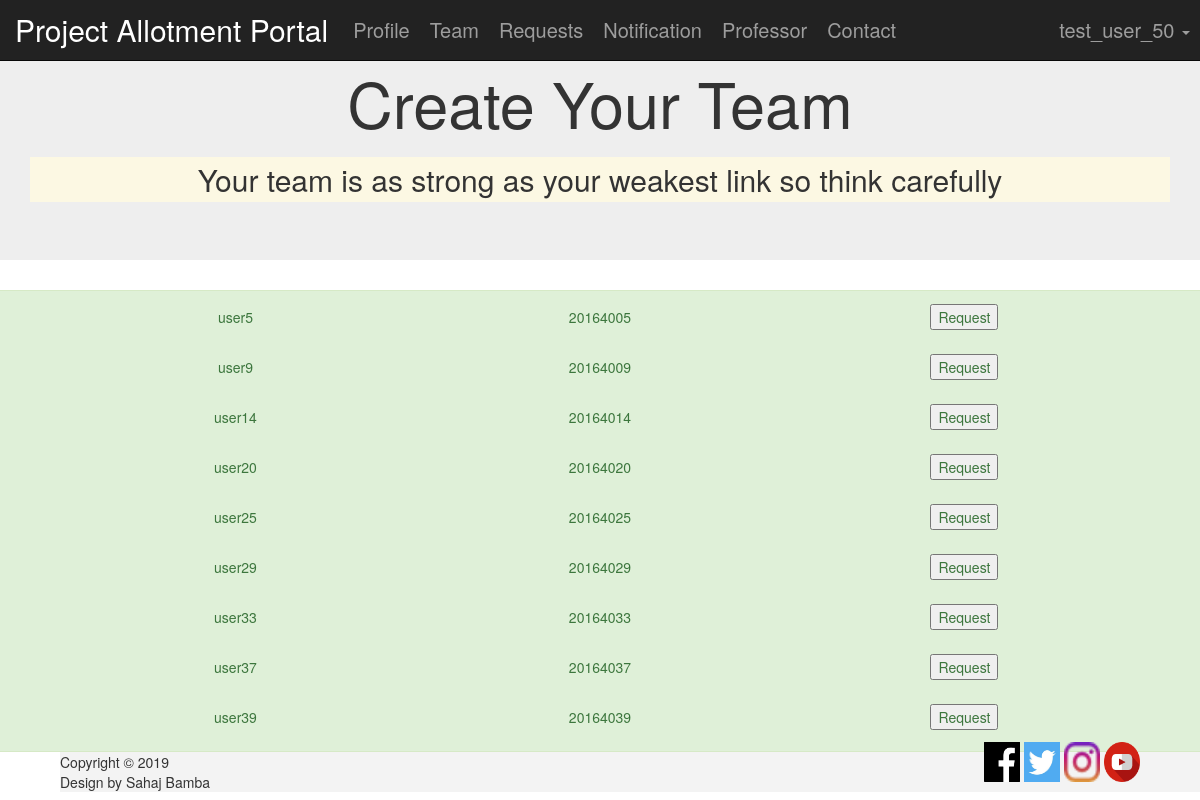
The app's page /accounts/team/ (signed in) with its own data.
### accounts/models.py (models this page shows, shortened)
class User_details(models.Model):
    GENDER_CHOICES =(
        ('F','Female'),
        ('M','Male'),
        ('P','Prefer Not To Say')
    )
    user_reg_no = models.DecimalField(verbose_name="reg_no", max_digits=8, decimal_places=0, unique=True,blank=False)
    user_email = models.EmailField(verbose_name="email", max_length=100,unique=True,blank=False)
    user_name = models.CharField(verbose_name="name", max_length=100,blank=False)
    user_gender = models.CharField(max_length=1, choices=GENDER_CHOICES)
    user_cpi = models.DecimalField(verbose_name="cpi", max_digits=4 , decimal_places=2,blank=False)
    user_bio = models.TextField(verbose_name="bio", max_length=1000)
    user_contact = models.CharField(verbose_name="contact",blank=False,max_length=15)
    authority = models.IntegerField(verbose_name="authority", default=0)
    email_verified = models.IntegerField(verbose_name="email_verified", default=0)
    data_verified = models.IntegerField(verbose_name="data_verified", default=0)
    user_user = models.OneToOneField(User, default=None, on_delete=models.CASCADE)
    user_pic = models.ImageField(default='default.png',blank=True)

### accounts/views.py (the view, shortened to what this page needs)
def team(request):
    if request.session['gamer_authority'] > 4 :
        return redirect('Project_Allotment_Portal:home')
    update(request)
    mem1 = User_details.objects.filter(authority=1).filter(data_verified=2)
    mem2 = User_details.objects.filter(authority=2).filter(data_verified=2)
    mem3 = User_details.objects.filter(authority=3).filter(data_verified=2)
    mem4 = User_details.objects.filter(authority=4).filter(data_verified=2)
    mem5 = user_requests.objects.filter(user_from=request.user)
    mem5_ = user_requests.objects.filter(user_to=request.user)
    mem1_ = User_details.objects.none()
    mem2_ = User_details.objects.none()
    mem3_ = User_details.objects.none()
    mem4_ = User_details.objects.none()
    mem6 = User_details.objects.none()
    for j in mem1:
        f=0
        for i in mem5 :
            if j.user_user == i.user_to:
                f=1
                break
        for i in mem5_ :
            if j.user_user == i.user_from:
                f=1
                break
        if f==0:
            for i in mem5_:
                if j.user_user == i.user_to:
                    f = 1
                    break
        if f==0 :
            mem1_ |= User_details.objects.filter(user_user = j.user_user)
    for j in mem2:
        f=0
        for i in mem5 :
            if j.user_user == i.user_to:
                f=1
                break
        if f==0:
            for i in mem5_:
                if j.user_user == i.user_from:
                    f = 1
                    break
        if f==0:
            mem2_ |= User_details.objects.filter(user_user = j.user_user)
    for j in mem3:
        f=0
        for i in mem5 :
            if j.user_user == i.user_to:
                f=1
                break
        if f==0:
            for i in mem5_ :
                if j.user_user == i.user_from:
                    f = 1
                    break
        if f==0:
            mem3_ |= User_details.objects.filter(user_user = j.user_user)
    for j in mem4:
        f=0
        for i in mem5 :
            if j.user_user == i.user_to:
                f=1
                break
        if f==0:
            for i in mem5_:
                if j.user_user == i.user_from:
                    f = 1
                    break
        t = Team_details.objects.get(team_leader = j.user_user)
        if request.session['gamer_authority'] == 1 and t.team_member_1 != None :
            f=1
        elif request.session['gamer_authority'] == 2 and t.team_member_2 != None :
            f=1
        elif request.session['gamer_authority'] == 3 and t.team_member_3 != None :
            f=1
        if f==0:
            mem4_ |= User_details.objects.filter(user_user = j.user_user)
    team_mems=0
    team_mems_1=0
    team_mems_2=0
    team_mems_3=0
    f=0;
    if request.session['gamer_authority'] == 1:
        try :
            tm = Team_details.objects.get(team_member_1=request.user)
        except ObjectDoesNotExist:
            f=1
    elif request.session['gamer_authority'] == 2:
        try:
            tm = Team_details.objects.get(team_member_2=request.user)
        except ObjectDoesNotExist:
            f=1
    elif request.session['gamer_authority'] == 3:
        try :
            tm = Team_details.objects.get(team_member_3=request.user)
        except ObjectDoesNotExist:
            f=1
    else :
        f=1
    if f==0:
        mem6 |= User_details.objects.filter(user_user=tm.team_leader)
        mem6 |= User_details.objects.filter(user_user=tm.team_member_3)
        mem6 |= User_details.objects.filter(user_user=tm.team_member_2)
        mem6 |= User_details.objects.filter(user_user=tm.team_member_1)
    return render(request, 'accounts/team.html', {'mem1':mem1_, 'mem2':mem2_, 'mem3':mem3_, 'mem4':mem4_, 'mem5':mem5 , 'mem6':mem6, 'team_mems':team_mems, 'team_mems_1':team_mems_1, 'team_mems_2':team_mems_2, 'team_mems_3':team_mems_3} )

### accounts/views.py (called while the page is built)
def update(request):
    try:
        if request.user.is_authenticated:
            temp = User_details.objects.get(user_user=request.user)
            request.session['gamer_data_verified'] = temp.data_verified
            request.session['gamer_authority'] = temp.authority
        else :
            request.session['gamer_data_verified'] = 0
            request.session['gamer_authority'] = 0
    except ObjectDoesNotExist:
        request.session['gamer_data_verified'] = 0
        request.session['gamer_authority'] = 0

### accounts/templates/accounts/team.html (shortened to what this page needs)
{% extends 'base.html' %}
{% load static %}
{% block statics %}
    <link rel="stylesheet" type="text/css" href="{% static 'Project_Allotment_Portal/stylesheet/team.css' %} " >
{% endblock %}
{% block title2 %}
    Create Your Team
{% endblock %}
{% block quote %}
    Your team is as strong as your weakest link so think carefully
{% endblock %}
{% block content %}
    {% if request.session.gamer_data_verified <= 1 %}
        <h1> Please wait for your details verification first. </h1>
    {% elif request.session.gamer_data_verified == 2 %}
        {% if request.session.gamer_authority <= 3 %}
            <div class="cat row alert alert-success" style="pointer-events: none;">
			    <div class="all_pro" style="display: block;">
                    {% for mem in mem4 %}
                        <div class=" col-sm-12 product">
                            <div class="title">
                                {{ mem.user_name }}
                            </div>
                            <div class="description">
                                {{ mem.user_reg_no }}
                            </div>
                            <div class="rate" style="pointer-events: all;">
                                <form  style="display: inline;" class="my-form" action="{% url 'accounts:team' %} " method="post">
                                    <input type="submit" value="Request">
                                </form>
                            </div>
                        </div>
                    {% endfor %}
                </div>
		    </div>
        {% endif %}
    {% endif %}
{% endblock %}

### Project_Allotment_Portal/templates/base.html (shortened to what this page needs)
{% load static  %}
<!DOCTYPE html>
<html>
	<head>
	    <meta name="viewport" content="width=device-width, initial-scale=1.0, maximum-scale=1.0, user-scalable=0">	<link rel="stylesheet" href="https://maxcdn.bootstrapcdn.com/bootstrap/3.3.7/css/bootstrap.min.css">
	    <link rel="stylesheet" type="text/css" href="{% static 'Project_Allotment_Portal/stylesheet/base.css' %}">
        {% block statics %}
        {% endblock %}
    </head>
	<body>
		<nav class="navbar navbar-fixed-top navbar-inverse">
		    <div class="container-fluid">
			    <div class="navbar-header">
                    <div class="active"><a class="navbar-brand active" href="{% url 'Project_Allotment_Portal:home' %}">Project Allotment Portal</a>
                    </div>
			    </div>
                <div class="collapse navbar-collapse" id="main-nav-bar">
                    <ul class="nav navbar-nav">
                        {% if user.is_authenticated %}
                            <li ><a href="{% url 'accounts:profile' %}">Profile</a></li>
                            {% if request.session.gamer_authority < 5 %}
                                <li ><a href="{% url 'accounts:team' %}">Team</a></li>
                                <li ><a href="{% url 'accounts:requests' %}">Requests</a></li>
                                <li ><a href="{% url 'Project_Allotment_Portal:notification' %}">Notification</a></li>
                                <li ><a href="{% url 'accounts:proff' %}">Professor</a></li>
                            {% endif %}
                        {% endif %}
                        <li ><a href="{% url 'Project_Allotment_Portal:contact' %}">Contact</a></li>
                    </ul>
                    <ul class="nav navbar-nav navbar-right" >
                        {% if user.is_authenticated %}
                            <li class="dropdown"><a class="dropdown-toggle" data-toggle="dropdown" href="#"> {{ user.username }} <span class="caret"></span></a>
                            </li>
                        {% else %}
                            <li><a href="{% url 'accounts:signup' %}"><span class="glyphicon glyphicon-user"></span> Sign Up</a></li>
                            <li><a href="{% url 'accounts:login' %}"><span class="glyphicon glyphicon-log-in"></span> Login</a></li>
                        {% endif %}
                    </ul>
                </div>
            </div>
		</nav>
        <div class="main" style="max-height: 100%; height: 100%; min-height: 570px; width: 100%;left: 0px;top: 0px;">
            <div class="jumbotron">
                <div class="container text-center">
                    <h1>
                        {% block title2 %}
                        {% endblock %}
                    </h1>
                    <strong>
                        <h2 class="mark">
                            {% block quote %}
                            {% endblock %}
                        </h2>
                    </strong>
                </div>
            </div>
            {% block content %}
            {% endblock %}
        </div>
        <div class="footer" >
            <div class="txt">
                Copyright © 2019<br> Design by Sahaj Bamba
            </div>
			<div class="social" >
				<div class="tag" >
                    <div class="image" style=" border: solid 0px red; background-image: url({% static 'Project_Allotment_Portal/pictures/logos/fb.jpg'%});" >
                    </div>
                </div>
                <div class="tag" >
                    <div class="image" style="background-image: url({% static 'Project_Allotment_Portal/pictures/logos/twitter.jpg'%}); " >
                    </div>
                </div>
                <div class="tag" >
                    <div class="image" style=" border: solid 0px red; background-image: url({% static 'Project_Allotment_Portal/pictures/logos/instagram.png'%}); " >
                    </div>
                </div>
                <div class="tag" >
                    <div class="image" style=" border: solid 0px red; background-image: url({% static 'Project_Allotment_Portal/pictures/logos/youtube.png'%}); " >
                    </div>
				</div>
			</div>
	    </div>
	</body>
</html>

### accounts/static/Project_Allotment_Portal/stylesheet/base.css (style rules this page uses)
.navbar-brand { padding: 20px 15px; font-size: 30px; }
#main-nav-bar>ul>li>a { padding: 20px 10px; font-size:20px }
.tag { height: 100%; width: 3%;display: inline-block; }
.social { text-align: right; height: 100%; width: 100%; position: absolute; top: -25%; display: block; right: 10%; }
.footer { position: fixed; bottom: 1%; left: 5%; height: 5%; display: block; border: solid 0px blue; width: 100%; background-color: #f3f3f3; z-index: 5; }
.image { display: inline-block; height: 100%; width: 100%; background-size: 100% 100%; }
.main { position: fixed; height: 82%; width: 90%; left: 5%; top: 11%; display: block; border: solid 0px black; z-index: 3; overflow: auto; min-height: 540px; }

### accounts/static/Project_Allotment_Portal/stylesheet/team.css (style rules this page uses)
.cat > .all_pro { display: none; cursor: default; }
.cat { text-align: center; padding: 5px; cursor: pointer; }
.cat .product { display: block; height: 50px; border: solid 0px red; padding: 8px; }
.cat > .all_pro { display: none; }
.product > div { display: inline-block; border: solid 0px black; position: relative; top: 0px; }
.product .title { width: 20%; height: auto; }
.product .description { width: 40%; }
.product .rate { width: 20%; }

### records on screen
User_details: user_name "user5", user_reg_no "20164005"
User_details: user_name "user9", user_reg_no "20164009"
User_details: user_name "user14", user_reg_no "20164014"
User_details: user_name "user20", user_reg_no "20164020"
User_details: user_name "user25", user_reg_no "20164025"
User_details: user_name "user29", user_reg_no "20164029"
User_details: user_name "user33", user_reg_no "20164033"
User_details: user_name "user37", user_reg_no "20164037"
User_details: user_name "user39", user_reg_no "20164039"

### other values on screen
{{ user.username }} "test_user_50"
